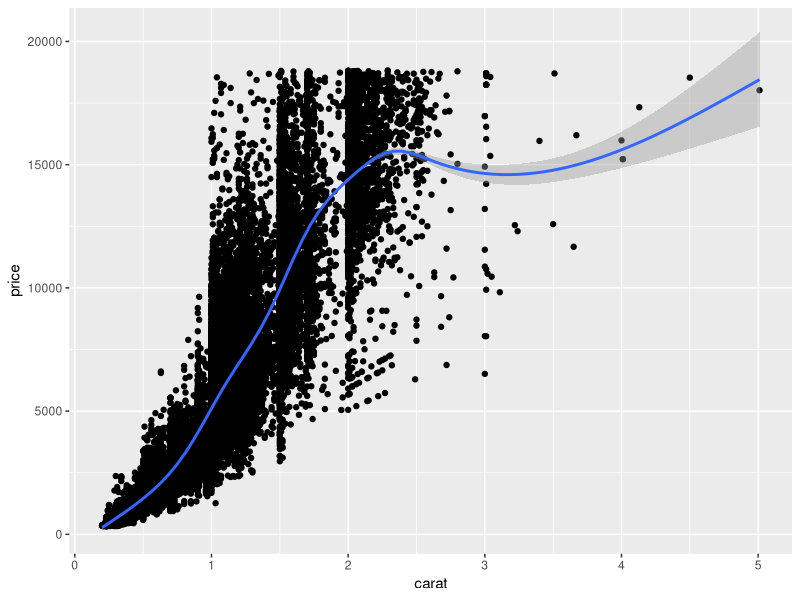

Generate this figure with R:
library(tidyverse)
data("diamonds")

summary(diamonds)
ggplot(diamonds, aes(x = carat, y = price)) + geom_point() + geom_smooth()

# one sample t-test
t.test(diamonds$carat, mu = 0.7, alternative = "two.sided")
# mean is about 0.797

diamonds %>% filter(as.integer(cut) > 2) %>% summary()

# two sample t-test
t.test(diamonds %>% filter(as.integer(cut) > 2) %>% select(carat),
       diamonds %>% filter(as.integer(cut) <= 2) %>% select(carat),
       alternative = "two.sided",
       var.equal = FALSE)
# cuts are of higher quality for smaller diamonds

diamonds %>% filter(as.integer(color) > 2) %>% summary()

# paired t-test
#TODO